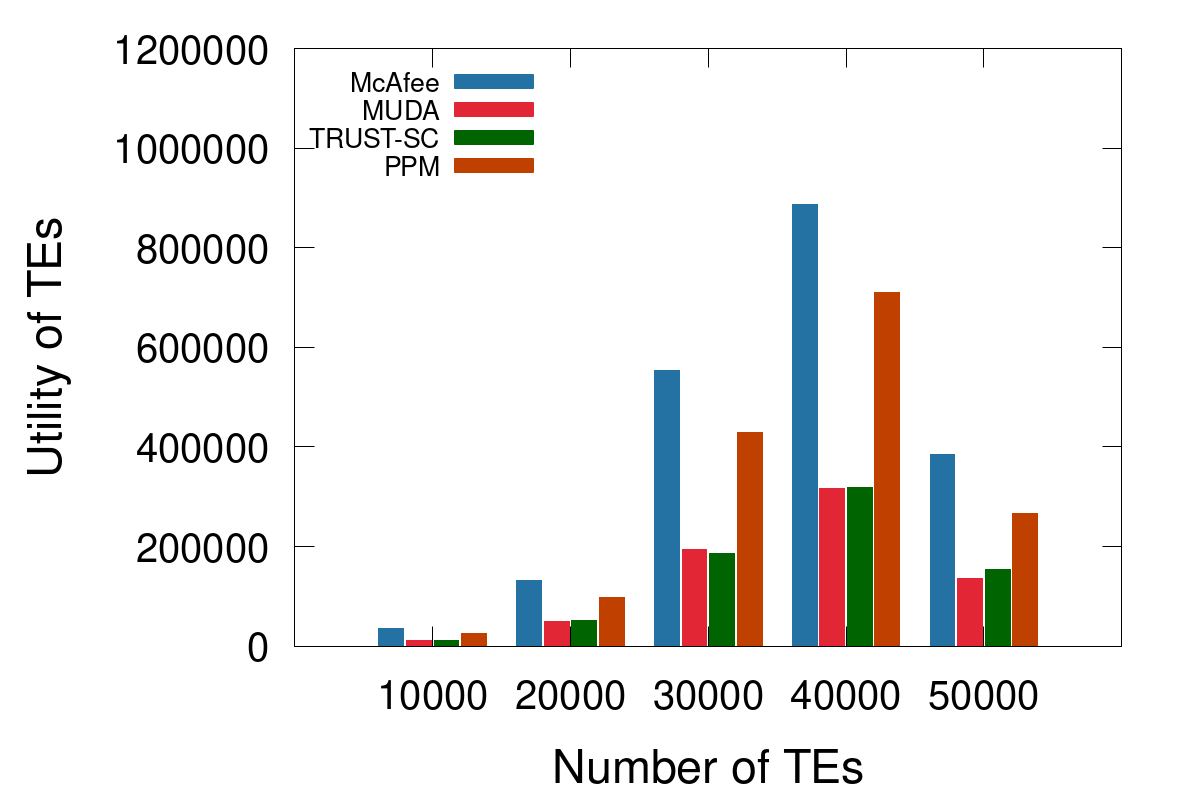

This figure's gnuplot source:
#set term postscript eps enhanced color blacktext "Helvetica" 35
set term pngcairo enhanced size 1200,800 font "Helvetica,35"
set output "Utility_TEsWOQ80.png"
set style data histograms
set style histogram cluster gap 1
set xlabel 'Number of TEs'
set ylabel 'Utility of TEs'
set key autotitle columnheader
set key font ",20"
set key left
#set xrange [-0:*] # Allow Gnuplot to automatically set the range
set yrange [0:1200000]
set format y "%.0f"
set style fill solid
set boxwidth 0.9 # Set boxwidth to less than 1 to ensure no overlap
#set xtics rotate by -45
set tics font ",30"
#set xrange [10000:50000] # Adjust to ensure the first bar is fully visible
plot "Utility_TEsWOQ80.txt" using 2:xtic(1) title "McAfee" lc rgb "#2471A3", \
     "Utility_TEsWOQ80.txt" using 3 title "MUDA" lc rgb "#E32636", \
     "Utility_TEsWOQ80.txt" using 4 title "TRUST-SC" lc rgb "#006400",\
       "Utility_TEsWOQ80.txt" using 5 title "PPM" lc rgb "#0xc04000",\
          #"Utility_TEsWOQ80.txt" using 6 title "PPM-D" lc rgb "#c8c800",\
